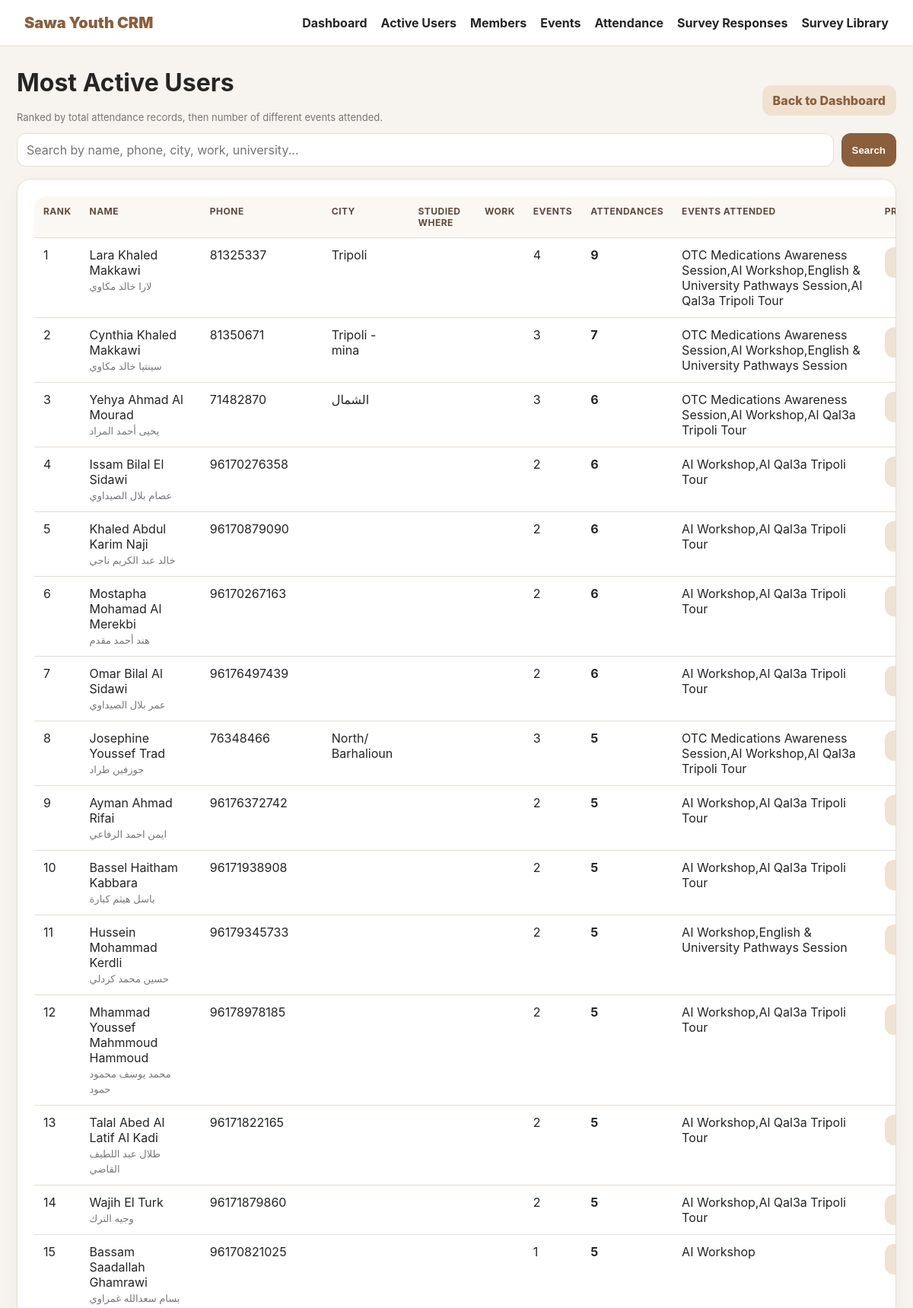
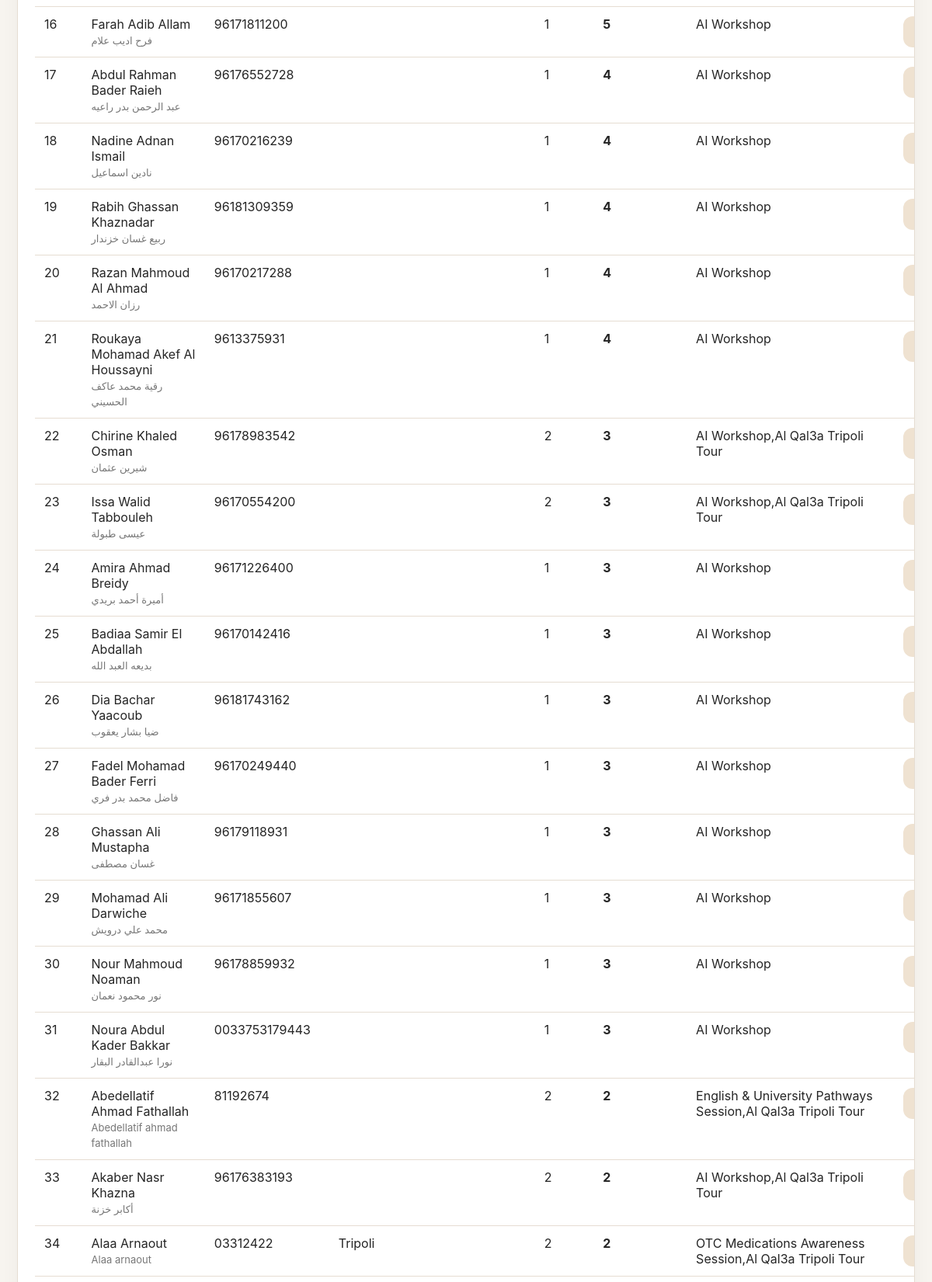
Screenshot of /active-members (upper part) with the database file from the repository (2 pictures, top to bottom).
### tables this page shows
CREATE TABLE members (
    id INTEGER PRIMARY KEY AUTOINCREMENT,
    full_name_en TEXT NOT NULL,
    full_name_ar TEXT,
    phone TEXT,
    email TEXT,
    birth_date TEXT,
    gender TEXT,
    city TEXT,
    current_status TEXT,
    studied_where TEXT,
    field_of_study TEXT,
    work TEXT,
    english_level TEXT,
    notes TEXT,
    created_at TEXT DEFAULT CURRENT_TIMESTAMP
);

### app.py (the view)
@app.route("/active-members")
def active_members():
    q = request.args.get("q", "").strip()
    conn = get_db()
    where = ""
    params = []
    if q:
        where = "WHERE m.full_name_en LIKE ? OR m.phone LIKE ? OR m.city LIKE ? OR m.work LIKE ? OR m.studied_where LIKE ?"
        params = [f"%{q}%"]*5
    rows = conn.execute(f"""
        SELECT m.id, m.full_name_en, m.full_name_ar, m.phone, m.city, m.studied_where, m.work,
               COUNT(a.id) attendance_count,
               COUNT(DISTINCT a.event_id) event_count,
               GROUP_CONCAT(DISTINCT e.name) events_attended
        FROM members m
        LEFT JOIN attendance a ON a.member_id=m.id
        LEFT JOIN events e ON e.id=a.event_id
        {where}
        GROUP BY m.id
        ORDER BY attendance_count DESC, event_count DESC, m.full_name_en
    """, params).fetchall()
    conn.close()
    return render_template("active_members.html", members=rows, q=q)

### app.py (called while the page is built)
def get_db():
    conn = sqlite3.connect(DB_PATH)
    conn.row_factory = sqlite3.Row
    conn.execute("PRAGMA foreign_keys = ON")
    return conn

### templates/active_members.html
{% extends 'base.html' %}{% block content %}
<div class="actions" style="justify-content:space-between"><div><h1>Most Active Users</h1><p class="label">Ranked by total attendance records, then number of different events attended.</p></div><a class="btn secondary" href="{{ url_for('dashboard') }}">Back to Dashboard</a></div>
<form class="search"><input name="q" placeholder="Search by name, phone, city, work, university..." value="{{ q }}"><button class="btn">Search</button></form>
<div class="card scroll"><table class="wide"><tr><th>Rank</th><th>Name</th><th>Phone</th><th>City</th><th>Studied Where</th><th>Work</th><th>Events</th><th>Attendances</th><th>Events Attended</th><th>Profile</th></tr>{% for m in members %}<tr><td>{{ loop.index }}</td><td>{{ m.full_name_en }}<br><span class="label">{{ m.full_name_ar or '' }}</span></td><td>{{ m.phone or '' }}</td><td>{{ m.city or '' }}</td><td>{{ m.studied_where or '' }}</td><td>{{ m.work or '' }}</td><td>{{ m.event_count }}</td><td><b>{{ m.attendance_count }}</b></td><td>{{ m.events_attended or '' }}</td><td><a class="btn secondary" href="{{ url_for('member_detail', member_id=m.id) }}">Open</a></td></tr>{% endfor %}</table></div>
{% endblock %}

### static/style.css (style rules this page uses)
:root { --bg:#f7f4ef;--card:#fff;--ink:#252525;--muted:#777;--line:#e6ddd2;--accent:#8b5e3c;--soft:#efe2d1 }
* { box-sizing:border-box }
body { margin:0;font-family:Inter,Arial,sans-serif;background:var(--bg);color:var(--ink) }
h1 { margin:0 0 18px }
.card { background:white;border:1px solid var(--line);border-radius:18px;padding:22px;box-shadow:0 8px 24px rgba(0,0,0,.04);margin-bottom:18px }
.label { color:var(--muted);font-size:13px }
.btn { background:var(--accent);color:white;padding:10px 14px;border-radius:12px;border:0;text-decoration:none;display:inline-block;font-weight:800;cursor:pointer }
.btn.secondary { background:var(--soft);color:var(--accent) }
.actions { display:flex;gap:8px;align-items:center;flex-wrap:wrap }
table { width:100%;border-collapse:collapse;background:white;border-radius:16px;overflow:hidden }
th,td { text-align:left;padding:12px;border-bottom:1px solid var(--line);vertical-align:top }
th { background:#fbf8f4;color:#5d4a3c;font-size:12px;text-transform:uppercase;letter-spacing:.04em }
input,textarea,select { width:100%;padding:11px 12px;border:1px solid var(--line);border-radius:12px;font:inherit;background:white }
.search { display:flex;gap:10px;margin-bottom:16px }
.wide { min-width:1200px }
.scroll { overflow-x:auto }
.btn { transition:.15s ease }

### rows the page displays
members: full_name_en "Lara Khaled Makkawi", full_name_ar "لارا خالد مكاوي", phone "81325337", city "Tripoli", event_count "4", attendance_count "9", events_attended "OTC Medications Awareness Session,AI Workshop,English & University Pathways Session,Al Qal3a Tripoli Tour"
members: full_name_en "Cynthia Khaled Makkawi", full_name_ar "سينتيا خالد مكاوي", phone "81350671", city "Tripoli -mina", event_count "3", attendance_count "7", events_attended "OTC Medications Awareness Session,AI Workshop,English & University Pathways Session"
members: full_name_en "Yehya Ahmad Al Mourad", full_name_ar "يحيى أحمد المراد", phone "71482870", city "الشمال", event_count "3", attendance_count "6", events_attended "OTC Medications Awareness Session,AI Workshop,Al Qal3a Tripoli Tour"
members: full_name_en "Issam Bilal El Sidawi", full_name_ar "عصام بلال الصيداوي", phone "96170276358", event_count "2", attendance_count "6", events_attended "AI Workshop,Al Qal3a Tripoli Tour"
members: full_name_en "Khaled Abdul Karim Naji", full_name_ar "خالد عبد الكريم ناجي", phone "96170879090", event_count "2", attendance_count "6", events_attended "AI Workshop,Al Qal3a Tripoli Tour"
members: full_name_en "Mostapha Mohamad Al Merekbi", full_name_ar "هند أحمد مقدم", phone "96170267163", event_count "2", attendance_count "6", events_attended "AI Workshop,Al Qal3a Tripoli Tour"
members: full_name_en "Omar Bilal Al Sidawi", full_name_ar "عمر بلال الصيداوي", phone "96176497439", event_count "2", attendance_count "6", events_attended "AI Workshop,Al Qal3a Tripoli Tour"
members: full_name_en "Josephine Youssef Trad", full_name_ar "جوزفين طراد", phone "76348466", city "North/ Barhalioun", event_count "3", attendance_count "5", events_attended "OTC Medications Awareness Session,AI Workshop,Al Qal3a Tripoli Tour"
members: full_name_en "Ayman Ahmad Rifai", full_name_ar "ايمن احمد الرفاعي", phone "96176372742", event_count "2", attendance_count "5", events_attended "AI Workshop,Al Qal3a Tripoli Tour"
members: full_name_en "Bassel Haitham Kabbara", full_name_ar "باسل هيثم كبارة", phone "96171938908", event_count "2", attendance_count "5", events_attended "AI Workshop,Al Qal3a Tripoli Tour"
members: full_name_en "Hussein Mohammad Kerdli", full_name_ar "حسين محمد كردلي", phone "96179345733", event_count "2", attendance_count "5", events_attended "AI Workshop,English & University Pathways Session"
members: full_name_en "Mhammad Youssef Mahmmoud Hammoud", full_name_ar "محمد يوسف محمود حمود", phone "96178978185", event_count "2", attendance_count "5", events_attended "AI Workshop,Al Qal3a Tripoli Tour"
members: full_name_en "Talal Abed Al Latif Al Kadi", full_name_ar "طلال عبد اللطيف القاضي", phone "96171822165", event_count "2", attendance_count "5", events_attended "AI Workshop,Al Qal3a Tripoli Tour"
members: full_name_en "Wajih El Turk", full_name_ar "وجيه الترك", phone "96171879860", event_count "2", attendance_count "5", events_attended "AI Workshop,Al Qal3a Tripoli Tour"
members: full_name_en "Bassam Saadallah Ghamrawi", full_name_ar "بسام سعدالله غمراوي", phone "96170821025", event_count "1", attendance_count "5", events_attended "AI Workshop"
members: full_name_en "Farah Adib Allam", full_name_ar "فرح اديب علام", phone "96171811200", event_count "1", attendance_count "5", events_attended "AI Workshop"
members: full_name_en "Abdul Rahman Bader Raieh", full_name_ar "عبد الرحمن بدر راعيه", phone "96176552728", event_count "1", attendance_count "4", events_attended "AI Workshop"
members: full_name_en "Nadine Adnan Ismail", full_name_ar "نادين اسماعيل", phone "96170216239", event_count "1", attendance_count "4", events_attended "AI Workshop"
members: full_name_en "Rabih Ghassan Khaznadar", full_name_ar "ربيع غسان خزندار", phone "96181309359", event_count "1", attendance_count "4", events_attended "AI Workshop"
members: full_name_en "Razan Mahmoud Al Ahmad", full_name_ar "رزان الاحمد", phone "96170217288", event_count "1", attendance_count "4", events_attended "AI Workshop"
members: full_name_en "Roukaya Mohamad Akef Al Houssayni", full_name_ar "رقية محمد عاكف الحسيني", phone "9613375931", event_count "1", attendance_count "4", events_attended "AI Workshop"
members: full_name_en "Chirine Khaled Osman", full_name_ar "شيرين عثمان", phone "96178983542", event_count "2", attendance_count "3", events_attended "AI Workshop,Al Qal3a Tripoli Tour"
members: full_name_en "Issa Walid Tabbouleh", full_name_ar "عيسى طبولة", phone "96170554200", event_count "2", attendance_count "3", events_attended "AI Workshop,Al Qal3a Tripoli Tour"
members: full_name_en "Amira Ahmad Breidy", full_name_ar "أميرة أحمد بريدي", phone "96171226400", event_count "1", attendance_count "3", events_attended "AI Workshop"
members: full_name_en "Badiaa Samir El Abdallah", full_name_ar "بديعه العبد الله", phone "96170142416", event_count "1", attendance_count "3", events_attended "AI Workshop"
members: full_name_en "Dia Bachar Yaacoub", full_name_ar "ضيا بشار يعقوب", phone "96181743162", event_count "1", attendance_count "3", events_attended "AI Workshop"
members: full_name_en "Fadel Mohamad Bader Ferri", full_name_ar "فاضل محمد بدر فري", phone "96170249440", event_count "1", attendance_count "3", events_attended "AI Workshop"
members: full_name_en "Ghassan Ali Mustapha", full_name_ar "غسان مصطفى", phone "96179118931", event_count "1", attendance_count "3", events_attended "AI Workshop"
members: full_name_en "Mohamad Ali Darwiche", full_name_ar "محمد علي درويش", phone "96171855607", event_count "1", attendance_count "3", events_attended "AI Workshop"
members: full_name_en "Nour Mahmoud Noaman", full_name_ar "نور محمود نعمان", phone "96178859932", event_count "1", attendance_count "3", events_attended "AI Workshop"
members: full_name_en "Noura Abdul Kader Bakkar", full_name_ar "نورا عبدالقادر البقار", phone "0033753179443", event_count "1", attendance_count "3", events_attended "AI Workshop"
members: full_name_en "Abedellatif Ahmad Fathallah", full_name_ar "Abedellatif ahmad fathallah", phone "81192674", event_count "2", attendance_count "2", events_attended "English & University Pathways Session,Al Qal3a Tripoli Tour"
members: full_name_en "Akaber Nasr Khazna", full_name_ar "أكابر خزنة", phone "96176383193", event_count "2", attendance_count "2", events_attended "AI Workshop,Al Qal3a Tripoli Tour"
members: full_name_en "Alaa Arnaout", full_name_ar "Alaa arnaout", phone "03312422", city "Tripoli", event_count "2", attendance_count "2", events_attended "OTC Medications Awareness Session,Al Qal3a Tripoli Tour"
